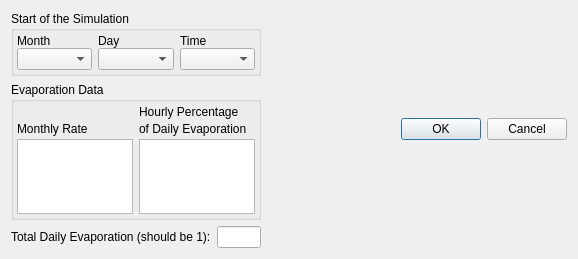
<?xml version="1.0" encoding="UTF-8"?>
<ui version="4.0">
 <class>Dialog</class>
 <widget class="QDialog" name="Dialog">
  <property name="geometry">
   <rect>
    <x>0</x>
    <y>0</y>
    <width>578</width>
    <height>259</height>
   </rect>
  </property>
  <property name="windowTitle">
   <string>Dialog</string>
  </property>
  <layout class="QVBoxLayout" name="verticalLayout_2">
   <item>
    <layout class="QHBoxLayout" name="horizontalLayout_3">
     <property name="rightMargin">
      <number>0</number>
     </property>
     <item>
      <widget class="QFrame" name="frame">
       <property name="maximumSize">
        <size>
         <width>300</width>
         <height>16777215</height>
        </size>
       </property>
       <property name="frameShape">
        <enum>QFrame::NoFrame</enum>
       </property>
       <property name="frameShadow">
        <enum>QFrame::Plain</enum>
       </property>
       <layout class="QVBoxLayout" name="verticalLayout">
        <property name="margin">
         <number>0</number>
        </property>
        <item>
         <widget class="QGroupBox" name="startGroup">
          <property name="minimumSize">
           <size>
            <width>200</width>
            <height>0</height>
           </size>
          </property>
          <property name="title">
           <string>Start of the Simulation</string>
          </property>
          <layout class="QVBoxLayout" name="verticalLayout_9">
           <property name="margin">
            <number>3</number>
           </property>
           <item>
            <layout class="QHBoxLayout" name="horizontalLayout_5">
             <property name="bottomMargin">
              <number>0</number>
             </property>
             <item>
              <layout class="QVBoxLayout" name="verticalLayout_4">
               <property name="spacing">
                <number>0</number>
               </property>
               <property name="rightMargin">
                <number>0</number>
               </property>
               <item>
                <widget class="QLabel" name="label_3">
                 <property name="text">
                  <string>Month</string>
                 </property>
                </widget>
               </item>
               <item>
                <widget class="QComboBox" name="monthCbo"/>
               </item>
              </layout>
             </item>
             <item>
              <layout class="QVBoxLayout" name="verticalLayout_7">
               <property name="spacing">
                <number>0</number>
               </property>
               <property name="rightMargin">
                <number>0</number>
               </property>
               <item>
                <widget class="QLabel" name="label_6">
                 <property name="text">
                  <string>Day</string>
                 </property>
                </widget>
               </item>
               <item>
                <widget class="QComboBox" name="dayCbo"/>
               </item>
              </layout>
             </item>
             <item>
              <layout class="QVBoxLayout" name="verticalLayout_8">
               <property name="spacing">
                <number>0</number>
               </property>
               <property name="rightMargin">
                <number>0</number>
               </property>
               <item>
                <widget class="QLabel" name="label_7">
                 <property name="text">
                  <string>Time</string>
                 </property>
                </widget>
               </item>
               <item>
                <widget class="QComboBox" name="timeCbo"/>
               </item>
              </layout>
             </item>
            </layout>
           </item>
          </layout>
          <zorder>horizontalLayoutWidget</zorder>
          <zorder>horizontalLayoutWidget</zorder>
         </widget>
        </item>
        <item>
         <widget class="QGroupBox" name="evapGroup">
          <property name="title">
           <string>Evaporation Data</string>
          </property>
          <layout class="QHBoxLayout" name="horizontalLayout">
           <property name="margin">
            <number>3</number>
           </property>
           <item>
            <layout class="QVBoxLayout" name="verticalLayout_5">
             <property name="spacing">
              <number>3</number>
             </property>
             <property name="rightMargin">
              <number>0</number>
             </property>
             <item>
              <widget class="QLabel" name="label_9">
               <property name="text">
                <string> </string>
               </property>
              </widget>
             </item>
             <item>
              <widget class="QLabel" name="label_4">
               <property name="text">
                <string>Monthly Rate</string>
               </property>
              </widget>
             </item>
             <item>
              <widget class="QTableView" name="monthlyEvapTView">
               <property name="minimumSize">
                <size>
                 <width>100</width>
                 <height>0</height>
                </size>
               </property>
               <property name="maximumSize">
                <size>
                 <width>280</width>
                 <height>16777215</height>
                </size>
               </property>
              </widget>
             </item>
            </layout>
           </item>
           <item>
            <layout class="QVBoxLayout" name="verticalLayout_6">
             <property name="spacing">
              <number>3</number>
             </property>
             <property name="rightMargin">
              <number>0</number>
             </property>
             <item>
              <widget class="QLabel" name="label_5">
               <property name="text">
                <string>Hourly Percentage</string>
               </property>
              </widget>
             </item>
             <item>
              <widget class="QLabel" name="label_8">
               <property name="text">
                <string>of Daily Evaporation</string>
               </property>
              </widget>
             </item>
             <item>
              <widget class="QTableView" name="hourlyEvapTView"/>
             </item>
            </layout>
           </item>
          </layout>
         </widget>
        </item>
        <item>
         <layout class="QHBoxLayout" name="horizontalLayout_2">
          <item>
           <widget class="QLabel" name="label_2">
            <property name="maximumSize">
             <size>
              <width>99999</width>
              <height>16777215</height>
             </size>
            </property>
            <property name="text">
             <string>Total Daily Evaporation (should be 1):</string>
            </property>
           </widget>
          </item>
          <item>
           <widget class="QLineEdit" name="dailySumEdit"/>
          </item>
         </layout>
        </item>
       </layout>
      </widget>
     </item>
     <item>
      <widget class="QFrame" name="plotFrame">
       <property name="sizePolicy">
        <sizepolicy hsizetype="MinimumExpanding" vsizetype="Preferred">
         <horstretch>0</horstretch>
         <verstretch>0</verstretch>
        </sizepolicy>
       </property>
       <property name="minimumSize">
        <size>
         <width>300</width>
         <height>0</height>
        </size>
       </property>
       <property name="frameShape">
        <enum>QFrame::NoFrame</enum>
       </property>
       <property name="frameShadow">
        <enum>QFrame::Plain</enum>
       </property>
       <layout class="QGridLayout" name="gridLayout">
        <property name="margin">
         <number>0</number>
        </property>
        <property name="spacing">
         <number>0</number>
        </property>
        <item row="0" column="0">
         <layout class="QVBoxLayout" name="verticalLayout_3">
          <item>
           <layout class="QHBoxLayout" name="plotLayout">
            <property name="spacing">
             <number>0</number>
            </property>
           </layout>
          </item>
          <item>
           <widget class="QDialogButtonBox" name="buttonBox">
            <property name="orientation">
             <enum>Qt::Horizontal</enum>
            </property>
            <property name="standardButtons">
             <set>QDialogButtonBox::Cancel|QDialogButtonBox::Ok</set>
            </property>
           </widget>
          </item>
         </layout>
        </item>
       </layout>
      </widget>
     </item>
    </layout>
   </item>
  </layout>
 </widget>
 <resources/>
 <connections>
  <connection>
   <sender>buttonBox</sender>
   <signal>accepted()</signal>
   <receiver>Dialog</receiver>
   <slot>accept()</slot>
   <hints>
    <hint type="sourcelabel">
     <x>248</x>
     <y>254</y>
    </hint>
    <hint type="destinationlabel">
     <x>157</x>
     <y>274</y>
    </hint>
   </hints>
  </connection>
  <connection>
   <sender>buttonBox</sender>
   <signal>rejected()</signal>
   <receiver>Dialog</receiver>
   <slot>reject()</slot>
   <hints>
    <hint type="sourcelabel">
     <x>316</x>
     <y>260</y>
    </hint>
    <hint type="destinationlabel">
     <x>286</x>
     <y>274</y>
    </hint>
   </hints>
  </connection>
 </connections>
</ui>
